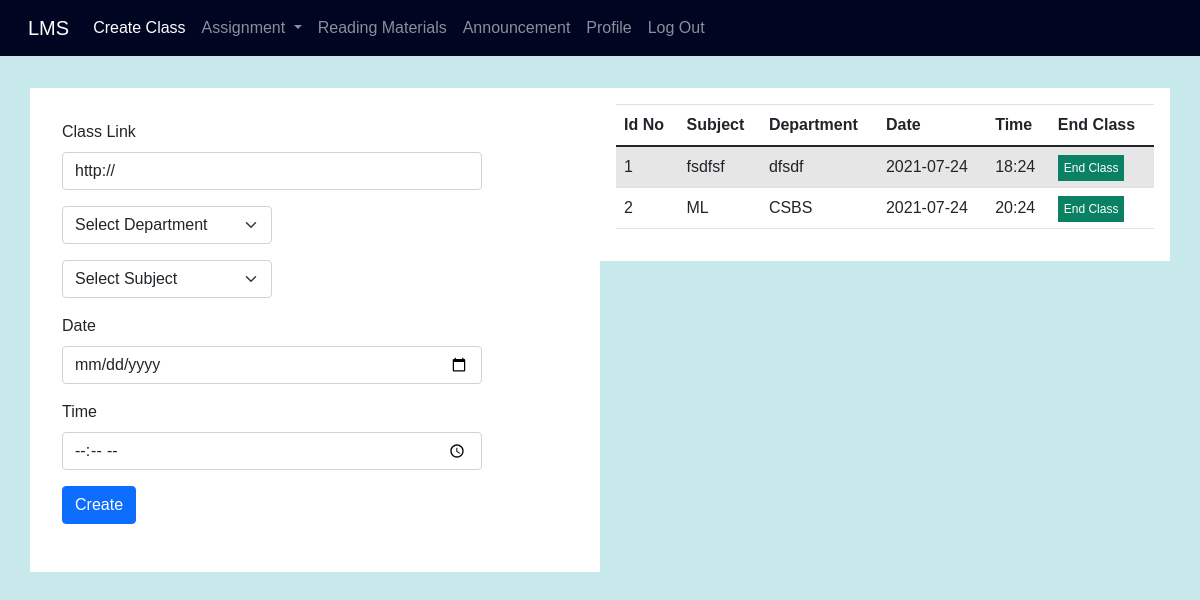
Before: /create_class/ (signed in) with the older database file.
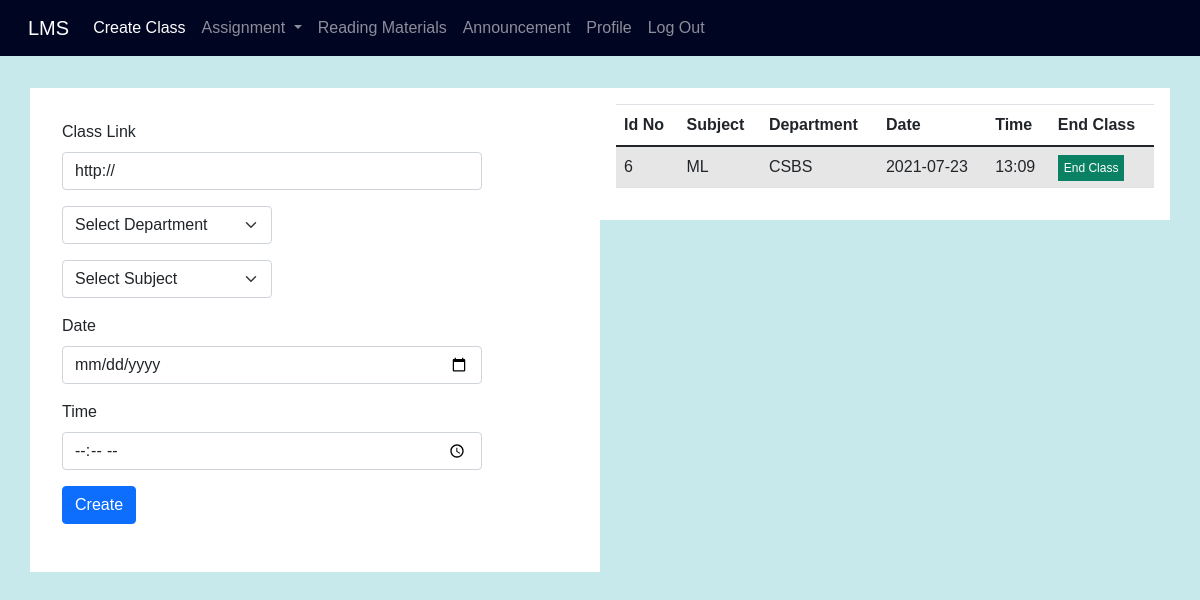
After: the same page with the newer database file.
### lms_app/models.py (models this page shows)
class Classes(models.Model):
    class_id = models.AutoField(primary_key=True)
    admin_id = models.IntegerField(unique=False)
    class_link = models.URLField(max_length=600, unique=False)
    department = models.CharField(max_length=100,unique=False)
    subject = models.CharField(max_length=100,unique=False)
    date=models.CharField(max_length=50,unique=False)
    time = models.CharField(max_length=50,unique=False)

### lms_app/views.py (the view)
# urls.py: path("create_class/", views.create_class, name='create_class'),
def create_class(requests):
    teacher_id=requests.session['teacher_id']
    data=Classes.objects.all().filter(admin_id=teacher_id)
    sub =Subject_assign.objects.all().filter(teachers_id=teacher_id)
    my_dic ={'records':data,'sub':sub}
    return render(requests,'createclass.html',context=my_dic)

### templates/createclass.html (shortened to what this page needs)
{% extends 'header.html' %}
{% block body_block %}
<div class="create_form">
 <div class="form">
    <form action="{% url 'base:create' %}" method="POST" class="form">
        <div class="mb-3 ">
            <div class="mb-3">
                <label for="link" class="form-label">Class Link</label>
                <input type="text"  class="form-control" name="link" id="link" value="http://" style="width: 200%;">
            </div>
            <div class="mb-3">
                 <select class="form-select" aria-label="Default select example" name="department">
                      <option selected>Select Department</option>
                 </select>
            </div>
            <div class="mb-3">
                 <select class="form-select" aria-label="Default select example" name="subject" style="width: 100%;">
                      <option selected>Select Subject</option>
                 </select>
            </div>
            <div class="mb-3">
                <label for="subjects" class="form-label">Date</label>
                <input type="date" class="form-control" id="subjects" name="date"  style="width: 200%;">
            </div>
            <div class="mb-3">
                <label for="subjectssss">Time</label>
                <input type="time" class="form-control" id="subjectssss" name="time"  style="width: 200%;">
            </div>
            <div class="mb-3">
                <input type="submit" class="btn btn-primary" name="submit" value="Create">
            </div>
        </div>
    </form>
 </div>
<div class="from_table">
    <table class="table table-striped ">
  <thead>
    <tr>
      <th scope="col">Id No</th>
      <th scope="col">Subject</th>
      <th scope="col">Department</th>
      <th scope="col">Date</th>
      <th scope="col">Time</th>
      <th scope="col">End Class</th>
    </tr>
  </thead>
  <tbody>
{% if records %}
{%  for stat in records %}
    <tr>
      <td>{{stat.class_id}}</td>
      <td>{{stat.subject}}</td>
      <td>{{stat.department}}</td>
      <td>{{stat.date}}</td>
      <td>{{stat.time}}</td>
      <td><a href="{% url 'base:delete_class' class_id=stat.class_id %}" style="text-decoration: none; background: rgb(11, 129, 100); padding: 6px; color: white; font-size: 12px;">End Class</a></td>
    </tr>
{% endfor %}
{%endif %}
  </tbody>
</table>
</div>
</div>
</body>
</html>
{% endblock %}

Changed rows visible on the page:
removed Classes: class_id "1", subject "fsdfsf", department "dfsdf", date "2021-07-24", time "18:24"
removed Classes: class_id "2", subject "ML", department "CSBS", date "2021-07-24", time "20:24"
added Classes: class_id "6", subject "ML", department "CSBS", date "2021-07-23", time "13:09"
